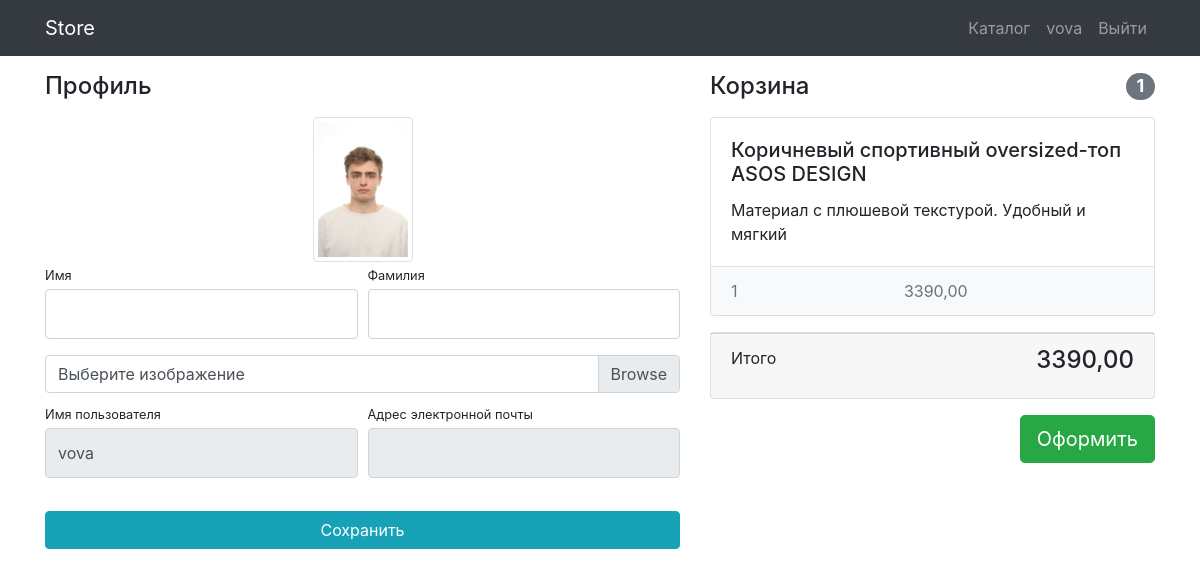
/users/profile/ (signed in), run on the app's committed database.
### users/models.py (models this page shows)
class User(AbstractUser):
    image = models.ImageField(upload_to='users_images', blank=True)

### products/models.py (models this page shows, shortened)
class Basket(models.Model):
    user = models.ForeignKey(User, on_delete=models.CASCADE)
    product = models.ForeignKey(Product, on_delete=models.CASCADE)
    quantity = models.PositiveIntegerField(default=0)
    created_timestamp = models.DateTimeField(auto_now_add=True)
    class Meta:
        verbose_name_plural = "Basket"
    def sum(self):
        return self.quantity * self.product.price

class Product(models.Model):
    name = models.CharField(max_length=256)
    image = models.ImageField(upload_to='products_images', blank=True)
    description = models.TextField(blank=True)
    short_description = models.CharField(max_length=64, blank=True)
    price = models.DecimalField(max_digits=8, decimal_places=2, default=0)
    quantity = models.PositiveIntegerField(default=0)
    category = models.ForeignKey(ProductCategory, on_delete=models.CASCADE)

### users/views.py (the view)
# urls.py: path('profile/', profile, name='profile'),
@login_required
def profile(request):
    user = request.user
    if request.method == 'POST':
        form = UserProfileForm(data=request.POST, files=request.FILES, instance=user)
        if form.is_valid():
            form.save()
            return HttpResponseRedirect(reverse('users:profile'))
    else:
        form = UserProfileForm(instance=user)
    basket = Basket.objects.filter(user=user)
    total_quantity = sum(bas.quantity for bas in basket)
    total_sum = sum(bas.sum() for bas in basket)
    context = {'form': form, 'title': 'Store - Личный кабинет',
               'basket': basket,
               'total_quantity': total_quantity,
               'total_sum': total_sum}
    return render(request, 'users/profile.html', context)

### users/forms.py
class UserProfileForm(UserChangeForm):
    username = forms.CharField(widget=forms.TextInput(attrs={'readonly': True}))
    email = forms.CharField(widget=forms.EmailInput(attrs={'readonly': True}))
    image = forms.ImageField(widget=forms.FileInput(), required=False)
    class Meta:
        model = User
        fields = ('username', 'email', 'first_name', 'last_name', 'image')
    def __init__(self, *args, **kwargs):
        super(UserProfileForm, self).__init__(*args, **kwargs)
        for field_name, filed in self.fields.items():
            filed.widget.attrs['class'] = 'form-control py-4'
        self.fields['image'].widget.attrs['class'] = 'custom-file-input'

### users/templates/users/profile.html (shortened to what this page needs)
{% extends 'products/base.html' %}
{% block css %}
{% load static %}
    <link href="{% static 'css/profile.css' %}" rel="stylesheet">
{% endblock %}
{% block content %}
    <div class="container">
        <div class="row">
            <div class="col-lg-7">
                <h4 class="mt-3 mb-3">Профиль</h4>
                <div class="col-lg-12 text-center">
                    <img width="100" height="100"
                         src="{% if user.image %} {{ user.image.url}} {% else %} {% static 'vendor/img/users/default_avatar.jpg' %} {%endif%}"
                         class="img-thumbnail">
                </div>
                <form action="{% url 'users:profile' %}" method="post" enctype="multipart/form-data">
                    <div class="form-row">
                        <div class="col-lg-6">
                            <div class="form-group">
                                <label class="small mb-1" for="{{ form.first_name.id_for_label }}">Имя</label>
                                {{ form.first_name }}
                            </div>
                        </div>
                        <div class="col-lg-6">
                            <div class="form-group">
                                <label class="small mb-1" for="{{ form.last_name.id_for_label }}">Фамилия</label>
                                {{form.last_name}}
                            </div>
                        </div>
                    </div>
                    <div class="form-row mb-2">
                        <div class="col-lg-12">
                            <div class="custom-file">
                                <label class="custom-file-label" for="{{form.image.id_for_label}}">Выберите изображение</label>
                            </div>
                        </div>
                    </div>
                    <div class="form-row">
                        <div class="col-lg-6">
                            <label class="small mb-1" for="{{ form.username.id_for_label }}">Имя пользователя</label>
                            {{ form.username }}
                        </div>
                        <div class="col-lg-6">
                            <label class="small mb-1" for="{{ form.email.id_for_label }}">Адрес электронной
                                почты</label>
                            {{ form.email }}
                        </div>
                    </div>
                    <div class="form-row">
                        <div class="col-lg-12" style="margin-top: 33px;">
                            <input class="btn btn-info btn-block" type="submit" value="Сохранить">
                        </div>
                    </div>
                </form>
            </div>
            {% include 'products/basket.html' %}
        </div>
    </div>
{% endblock %}

### products/templates/products/base.html (shortened to what this page needs)
<!DOCTYPE html>
<html lang="en">
<head>
  {% load static %}
    <link href="{% static 'vendor/bootstrap/css/bootstrap.min.css' %}" rel="stylesheet">
   {% block css %} {% endblock %}
</head>
<body>
<nav class="navbar navbar-expand-lg navbar-dark bg-dark fixed-top">
    <div class="container">
        <a class="navbar-brand" href="{% url 'index' %}">Store</a>
        <div class="collapse navbar-collapse" id="navbarResponsive">
            <ul class="navbar-nav ml-auto">
                <li class="nav-item">
                    <a class="nav-link" href="{% url 'products:index' %}">Каталог  </a>
                </li>
                {% if user.is_authenticated %}
                    <li class="nav-item">
                        <a class="nav-link" href="{% url 'users:profile' %}">{{ user.username }}
                        </a>
                    </li>
                    <li class="nav-item">
                        <a class="nav-link" href="{% url 'users:logout' %}">Выйти </a>
                    </li>
                {%else%}
                    <li class="nav-item">
                        <a class="nav-link" href="{% url 'users:login' %}">Войти <i class="fas fa-sign-in-alt"></i></a>
                    </li>
                {%endif%}
            </ul>
        </div>
    </div>
</nav>
{% block content %} {% endblock %}
{% load static %}
{% load static %}
{%load static%}
</body>
</html>

### products/templates/products/basket.html (shortened to what this page needs)
{% if basket %}
    <div class="col-lg-5">
        <h4 class="mt-3 mb-3 d-flex justify-content-between align-items-center mb-3">
            Корзина <span class="badge badge-secondary badge-pill">{{ total_quantity }}</span>
        </h4>
        {% for bas in basket %}
            <div class="card mb-3">
                <div class="card-body">
                    <h5 class="card-title">{{ bas.product.name }}</h5>
                    <p class="card-text">{{ bas.product.short_description }}</p>
                </div>
            <ul class="list-group list-group-flush">
                <li class="list-group-item d-flex justify-content-between lh-condensed bg-light">
                    <span class="text-muted">{{ bas.quantity }}</span>
                    <span class="text-muted">{{bas.sum}}</span>
                </li>
            </ul>
            </div>
        {% endfor %}
        <div class="card mb-3">
            <div class="card-footer">
                <p class="float-left">Итого</p>
                <h4 class="float-right">{{total_sum}}</h4>
            </div>
        </div>
        <button type="button" class="btn btn-success btn-lg float-right">Оформить</button>
    </div>
{% else %}
 <h4 class="mt-3 mb-3 text-center">
            Корзина пуста
        </h4>
{% endif %}

### static/css/profile.css (style rules this page uses)
body { padding-top: 56px; }

### data on the page
User: username "vova"
Basket: product.name "Коричневый спортивный oversized-топ ASOS DESIGN", product.short_description "Материал с плюшевой текстурой. Удобный и мягкий", quantity "1", sum "3390,00"

### other printed values
{{ total_quantity }} "1"
{{ total_sum }} "3390,00"
